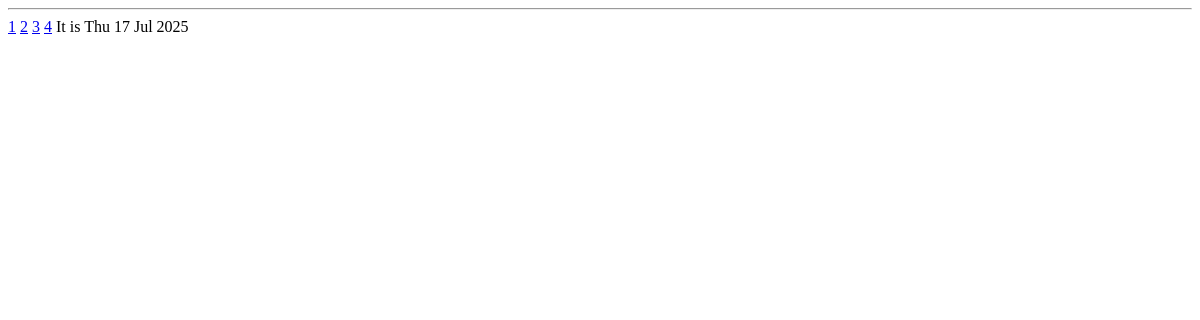
The page /myfriends/ on the database as committed earlier.
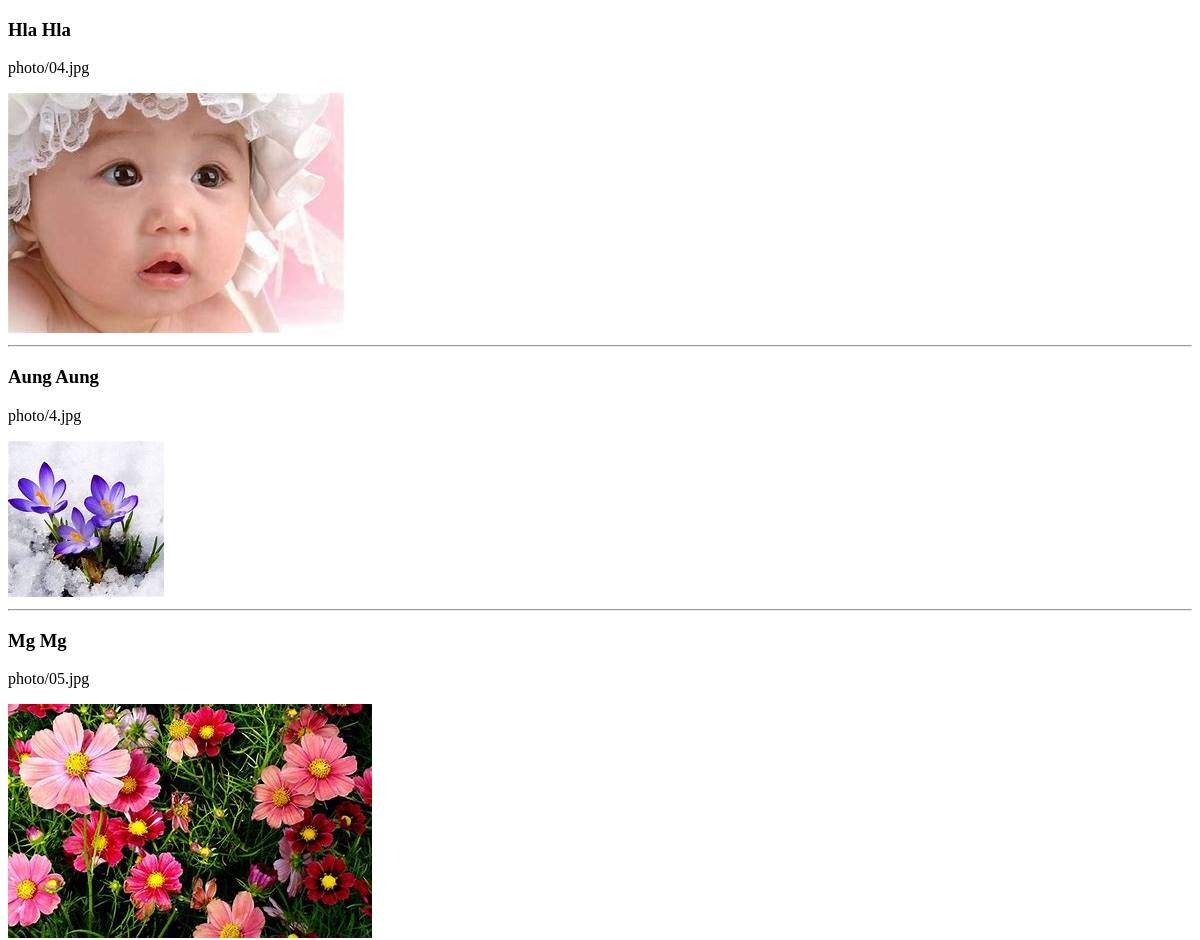
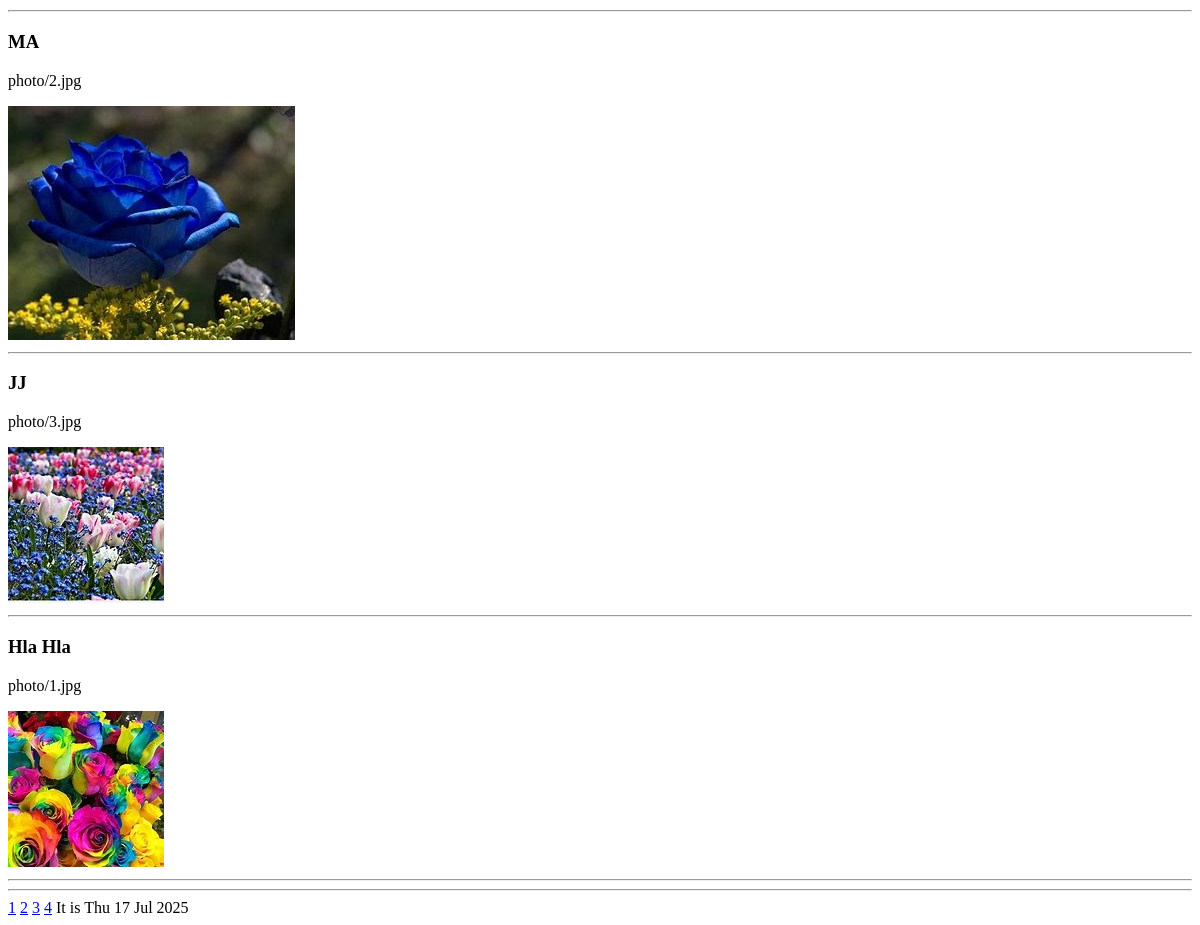
The same page on the database as committed later (2 pictures, top to bottom).
### myapp/models.py (models this page shows, shortened)
class Myfriend(models.Model):
    name = models.CharField(max_length=255)
    phone = models.CharField(max_length=255)
    address = models.TextField()
    email = models.EmailField()
    photo = models.ImageField(upload_to='photo/')
    created = models.DateField()

### myapp/views.py (the view)
# urls.py: path('myfriends/', myfriends, name='myfriends'),
def myfriends(request):
    friends = Myfriend.objects.all()
    mylist = [1,2,3,4]
    context = {'friends':friends, 'mylist':mylist}
    return render(request, 'myfriend.html', context)

### templates/myfriend.html (shortened to what this page needs)
<!DOCTYPE html>
<html lang="en">
<head>
</head>
<body>
    {% for i in friends %}
    <h3>{{i.name}}</h3>
    <p>{{i.photo}}</p>
    <img src="{{i.photo.url}}">
    <hr>
    {% endfor %}
    <hr>
    {% for i in mylist %}
        <a href="{% url 'posts' %}">{{i}}</a>
    {% endfor %}
    It is {% now "D d M Y" %}
</body>
</html>

Rows that differ between the two databases and show on the page:
added Myfriend: name "Hla Hla", photo "photo/04.jpg", photo (picture)
added Myfriend: name "Aung Aung", photo "photo/4.jpg", photo (picture)
added Myfriend: name "Mg Mg", photo "photo/05.jpg", photo (picture)
added Myfriend: name "MA", photo "photo/2.jpg", photo (picture)
added Myfriend: name "JJ", photo "photo/3.jpg", photo (picture)
added Myfriend: name "Hla Hla", photo "photo/1.jpg", photo (picture)
